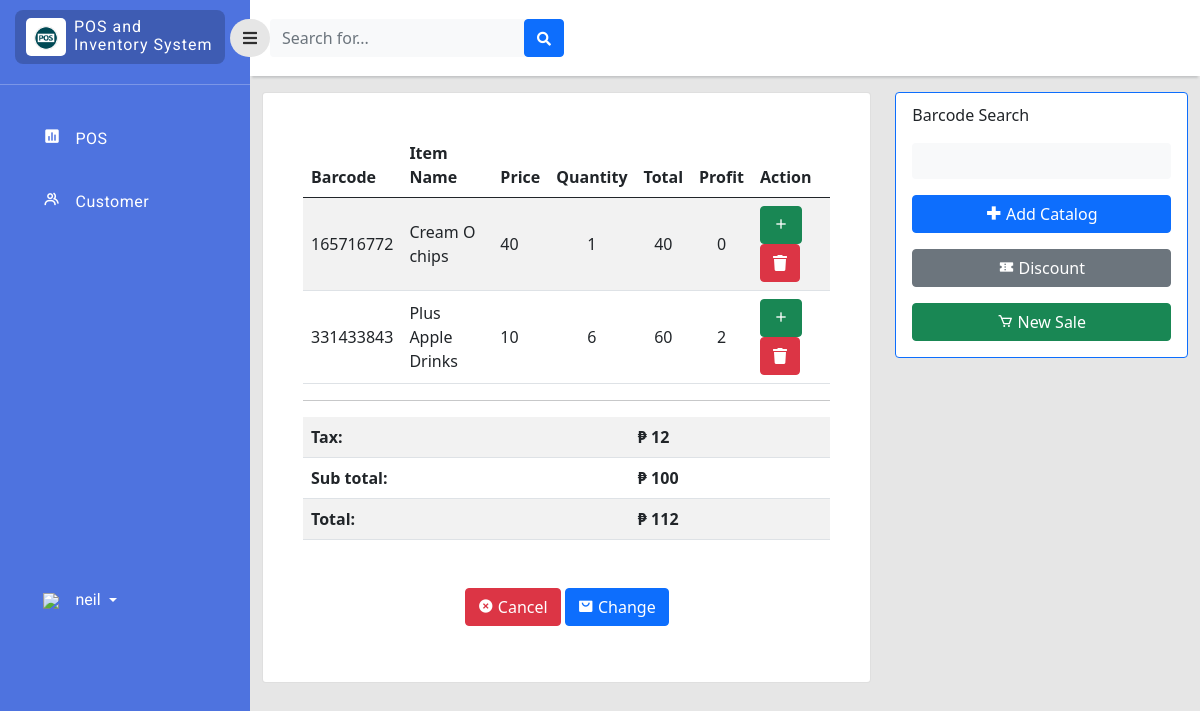
Before: /cashier/dashboard.php (signed in) with the older database file.
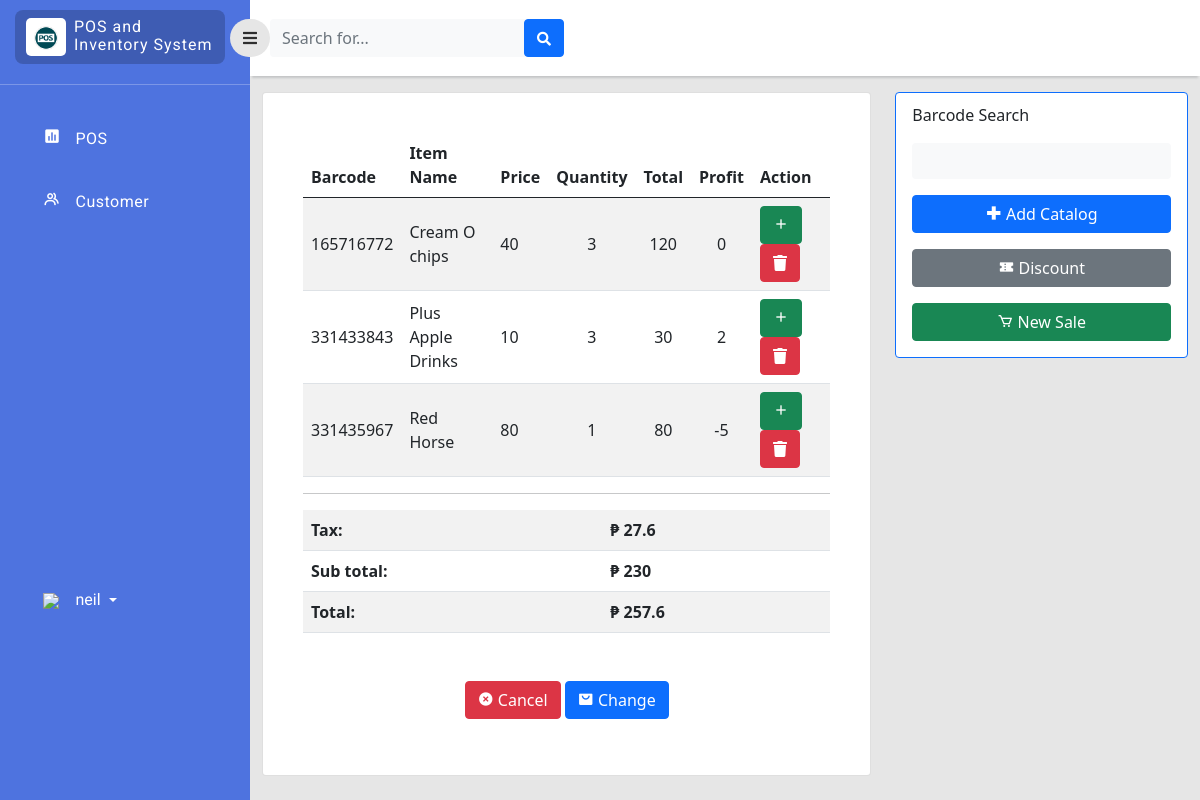
After: the same page with the newer database file.
### tables this page shows
CREATE TABLE `sales` (
  `sales_id` int(11) NOT NULL,
  `item_id` bigint(11) NOT NULL,
  `product_code` varchar(255) NOT NULL,
  `product_name` varchar(255) NOT NULL,
  `sales_price` double NOT NULL,
  `sales_profit` double NOT NULL,
  `sales_quantity` double NOT NULL,
  `Total` double NOT NULL
);

### cashier/dashboard.php (the view, shortened to what this page needs)
<?php
include '../php/connection.php';
?>
<!doctype html>
<html lang="en">
  <head>
    <link href="https://cdn.jsdelivr.net/npm/bootstrap@5.0.2/dist/css/bootstrap.min.css" rel="stylesheet"
>
    <link rel="stylesheet" type="text/css" href="../style/dash.css">
    <link
      href="https://cdnjs.cloudflare.com/ajax/libs/font-awesome/5.15.1/css/all.min.css"
      rel="stylesheet"
    />
    <link href='https://unpkg.com/boxicons@2.1.2/css/boxicons.min.css' rel='stylesheet'>
    </head>
    <body>
    <div class="page">
        <div class="sidebar">
            <div class="sidebar-header">
                <div class="sidebar-logo-container">
                    <div class="logo-container">
                        <img class="logo-sidebar" src="../image/logo.png" />
                    </div>
                    <div class="sys-name-container mt-2">
                        <p class="sys-name">
                            POS and <br>
                            <span class="brand-subname">
                            Inventory System
                            </span>
                        </p>
                    </div>
                </div>
            </div>
             <hr style="color:rgb(255, 255, 255);margin-top:10px;">
            <div class="sidebar-body">
                <ul class="navigation-list">
                    <li class="navigation-list-item">
                        <a class="navigation-link" href="dashboard.php">
                            <div class="row">
                                <div class="col-2">
                                    <i class='bx bxs-bar-chart-square' ></i>
                                </div>
                                <div class="col-9">
                                    POS
                                </div>
                            </div>
                        </a>
                    </li>
                    <li class="navigation-list-item">
                        <a class="navigation-link" href="customer.php">
                            <div class="row">
                                <div class="col-2">
                                    <i class='bx bx-group'></i>
                                </div>
                                <div class="col-9">
                                    Customer
                                </div>
                            </div>
                        </a>
                    </li>
                   <li class="navigation-list-item" style="margin-top: 350px;">
                        <div class="dropdown pb-1">
                            <a href="#" class="d-flex align-items-center text-white text-decoration-none dropdown-toggle" id="dropdownUser1" data-bs-toggle="dropdown" aria-expanded="false">
                                <div class="col-2">
                                    <img src="../image/user_35px.png" />
                                </div>
                                <span class="d-none d-sm-inline mx-1"><?php echo $_SESSION["username"];  ?></span>
                            </a>
                        </div>
                    </li>
                </ul>
            </div>
        </div>
        <div class="content">
            <div class="navigationBar">
                <button id="sidebarToggle" class="btn sidebarToggle">
                    <i class="fas fa-bars"></i>
                </button>
                <form class="d-none d-sm-inline-block form-inline mr-auto ml-md-3 my-2 my-md-0 mw-100 navbar-search">
                    <div class="input-group">
                        <input type="text" class="form-control bg-light border-0 small" placeholder="Search for..."aria-label="Search" aria-describedby="basic-addon2">
                        <div class="input-group-append">
                            <button class="btn btn-primary" type="button">
                                <i class="fas fa-search fa-sm"></i>
                            </button>
                        </div>
                    </div>
                </form>
            </div>
            <div class="container-fluid">
                    <div class="row">
                        <div class="col ">
                            <div class="card" >
                                <div class="card-body rounded-3 m-4 table-responsive-sm">
                                    <table class="table table-striped align-middle">
                                        <thead>
                                            <tr>
                                                <th scope="col">Barcode</th>
                                                <th scope="col">Item Name</th>
                                                <th scope="col">Price</th>
                                                <th scope="col" style="text-align: center">Quantity</th>
                                                <th scope="col">Total</th>
                                                <th scope="col">Profit</th>
                                                <th scope="col">Action</th>
                                            </tr>
                                        </thead>
                                        <tbody>
                                            <?php
                                            $query_run = mysqli_query($con,"SELECT * FROM sales,inventory WHERE(sales.item_id=inventory.item_id)");
                                            $sql_run = mysqli_query($con,"SELECT * FROM sales");
                                            while ($rows=mysqli_fetch_assoc($query_run) AND $dow=mysqli_fetch_assoc($sql_run)) { ?>
                                            <tr>
                                                <TD><?php echo $dow['product_code'];  ?></TD>
                                                <TD><?php echo $dow['product_name'];  ?></TD>
                                                <TD><?php echo $dow['sales_price'];  ?></TD>
                                                <TD style="text-align:center"><?php echo $dow['sales_quantity'];  ?></TD>
                                                 <TD style="text-align:center"><?php echo $dow['Total'];  ?></TD>
                                                 <TD style="text-align:center"><?php echo $dow['sales_profit'];  ?></TD>
                                                 <TD>
                                                    <button class="btn btn-success quantitybtn " data-dir="up" data-bs-toggle="modal" >
                                                        <i class='bx bx-plus'></i>
                                                    </button>
                                                    <button class="btn btn-danger deletebtn" data-toggle="modal"><i class="fas fa-trash" data-toggle="tooltip" title="edit"></i></button>
                                                </TD>
                                            </tr>
                                        <?php }?>
                                        </tbody>
                                    </table>
                                    <hr>
                                    <table class="table table-striped align-middle" >
                                        <?php
                                        $sales_detail = mysqli_query($con,"SELECT sum(total) as 'details' FROM sales");
                                        while ($bows=mysqli_fetch_assoc($sales_detail)) {
                                    ?>
                                        <tbody>
                                            <tr>
                                                <th>Tax:</th>
                                                <?php $total_tax = $bows['details'] * 0.12; ?>
                                                <td><b>₱ <?php echo $total_tax;  ?></b></td>
                                            </tr>
                                            <tr>
                                                <th>Sub total:</th>
                                                <td><b>₱ <?php echo $bows['details'];  ?></b></td>
                                            </tr>
                                            <tr>
                                                <th>Total:</th>
                                                <?php $total_amount = $bows['details'] + $total_tax ?>
                                                <td><b>₱ <?php echo $total_amount;  ?></b></td>
                                            </tr>
                                        </tbody>
                                    <?php } ?>
                                    </table>
                                    <div class="text-center mt-5">
                                        <button class="btn btn-danger mb-3" type="button">
                                            <i class='bx bxs-x-circle'></i> Cancel
                                        </button>
                                        <button class="btn btn-primary mb-3 changebtn" type="button" data-toggle="modal">
                                            <i class='bx bxs-shopping-bag-alt' ></i> Change
                                        </button>
                                    </div>
                                </div>
                            </div>
                        </div>
                        <div class="col-12 col-md-5 col-lg-4">
                            <div class="card border-primary ps-3 pe-3">
                                <form class="d-none d-sm-inline-block form-inline mr-auto ml-md-3 my-2 my-md-0 mw-100 navbar-search " action="postransac.php" method="POST">
                                    <p style="margin-top: 10px;">Barcode Search</p>
                                    <input type="text" class="form-control bg-light border-0 small mb-3" name="bar_code">
                                    <button class="btn btn-primary w-100 mb-3" type="submit" name="create">
                                        <i class='bx bx-plus-medical'></i> Add Catalog
                                    </button>
                                    <button class="btn btn-secondary w-100 mb-3 discountbtn" type="button">
                                        <i class='bx bxs-coupon'></i> Discount
                                    </button>
                                    <button class="btn btn-success w-100 mb-3" type="button">
                                        <i class='bx bx-cart' ></i> New Sale
                                    </button>
                                </form>
                            </div>
                        </div>
                </div>
            </div>
        </div>
     </div>
</body>
</html>

### style/dash.css (style rules this page uses)
body { background-color: #e6e6e6; }
.page .sidebar { background: rgb(78, 115, 223); position: fixed; top: 0; left: 0; width: 250px; height: 100vh; overflow-y: auto; overflow-x: hidden; transition: all 0.3s ease; }
.page .content { margin-left: 250px; transition: all 0.3s ease; }
.navigationBar { background-color: white; height: 50px; display: flex; padding: 38px 0px; align-items: center; box-shadow: 0 4px 2px -2px #c5c6c7; }
.sidebarToggle { font-size: 16px; color: rgb(0, 0, 0, 0.8); margin-left: -20px; z-index: 999; border-radius: 50px; background-color: #e6e6e6; transition: all 0.3s ease; outline: none!important; box-shadow: none!important; }
.sidebar-header { padding: 10px 25px 10px 15px; }
.sidebar-logo-container { background-color: rgb(0, 0, 0, 0.2); border-radius: 8px; padding-left: 3px; display: flex; }
.logo-container { max-width: 40px; background-color: #fff; border-radius: 5px; margin: 8px; padding: 6px 8px; }
.logo-sidebar { width: 100%; height: auto; }
.sys-name { color: white; margin: 0px; line-height: 1.1rem; font-size: 16px; letter-spacing: 1px; font-family: 'Roboto', sans-serif; }
.navigation-list { list-style-type:none; padding: 0px 18px; margin-top: 30px; }
.navigation-list-item { padding: 12px 18px 12px 25px; margin: 15px 0px; border-radius: 8px; }
.navigation-link { color: #fff; letter-spacing: 0.5px; font-weight: 400; text-decoration: none; font-size: 16px; font-family: 'Roboto', sans-serif; }
.navigation-link i { font-size: 18px; color: #fff; }
.navigation-list-item .dropdown span { text-decoration: none; font-size: 16px; font-family: 'Roboto', sans-serif; }

Changed rows visible on the page:
removed sales: product_code "331433843", product_name "Plus Apple Drinks", sales_price "10", sales_quantity "6", Total "60", sales_profit "2"
changed sales "Cream O chips": sales_quantity "1" → "3"; Total "40" → "120"
added sales: product_code "331433843", product_name "Plus Apple Drinks", sales_price "10", sales_quantity "3", Total "30", sales_profit "2"
added sales: product_code "331435967", product_name "Red Horse", sales_price "80", sales_quantity "1", Total "80", sales_profit "-5"
Other visible differences:
new list line: "Tax: ₱ 27.6 Sub total: ₱ 230 Total: ₱ 257.6"
list line gone: "Tax: ₱ 12 Sub total: ₱ 100 Total: ₱ 112"
